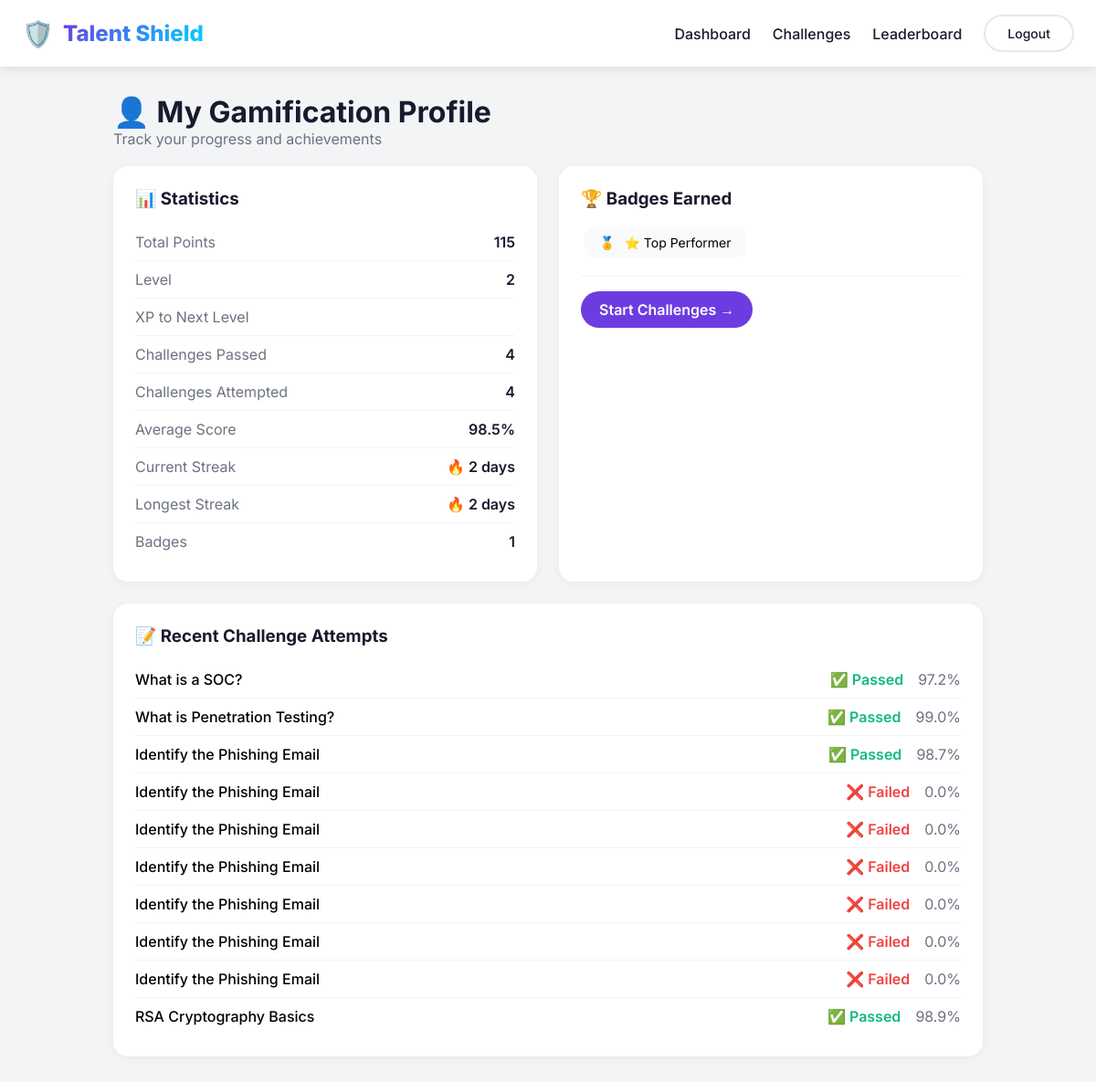
/gamification/profile/ (signed in), run on the app's committed database.
### gamification/models.py (models this page shows, shortened)
class GamificationProfile(models.Model):
    candidate = models.OneToOneField(
        settings.AUTH_USER_MODEL,
        on_delete=models.CASCADE,
        related_name='gamification_profile'
    )
    total_points = models.IntegerField(default=0)
    level = models.IntegerField(default=1)
    experience_points = models.IntegerField(default=0)
    challenges_attempted = models.IntegerField(default=0)
    challenges_passed = models.IntegerField(default=0)
    challenges_failed = models.IntegerField(default=0)
    average_score = models.FloatField(default=0.0)
    current_streak_days = models.IntegerField(default=0)
    longest_streak_days = models.IntegerField(default=0)
    last_activity = models.DateTimeField(null=True, blank=True)
    badges = models.JSONField(default=list)
    badges_count = models.IntegerField(default=0)
    cv_boost_percentage = models.IntegerField(default=0)  # 0-50%
    created_at = models.DateTimeField(auto_now_add=True)
    updated_at = models.DateTimeField(auto_now=True)
    def update_cv_boost(self):
        passed = self.challenges_passed
        if passed >= 20:
            self.cv_boost_percentage = 50
        elif passed >= 15:
            self.cv_boost_percentage = 40
        elif passed >= 10:
            self.cv_boost_percentage = 30
        elif passed >= 5:
            self.cv_boost_percentage = 20
        elif passed >= 3:
            self.cv_boost_percentage = 10
        else:
            self.cv_boost_percentage = 0
        return self.cv_boost_percentage
    class Meta:
        ordering = ['-total_points']

class ChallengeAttempt(models.Model):
    STATUS_CHOICES = (
        ('pending', 'Pending Review'),
        ('passed', 'Passed'),
        ('failed', 'Failed'),
    )
    candidate = models.ForeignKey(
        settings.AUTH_USER_MODEL,
        on_delete=models.CASCADE,
        related_name='challenge_attempts'
    )
    challenge = models.ForeignKey(
        Challenge,
        on_delete=models.CASCADE,
        related_name='attempts'
    )
    submitted_answer = models.TextField()
    is_correct = models.BooleanField(default=False)
    score = models.FloatField(default=0.0)
    time_taken_seconds = models.IntegerField(default=0)
    attempts_count = models.IntegerField(default=1)
    status = models.CharField(max_length=20, choices=STATUS_CHOICES, default='pending')
    started_at = models.DateTimeField(auto_now_add=True)
    completed_at = models.DateTimeField(null=True, blank=True)
    class Meta:
        ordering = ['-completed_at']

class Challenge(models.Model):
    DIFFICULTY_LEVELS = (
        ('beginner', 'Beginner'),
        ('intermediate', 'Intermediate'),
        ('advanced', 'Advanced'),
        ('expert', 'Expert'),
    )
    CATEGORIES = (
        ('network_security', 'Network Security'),
        ('web_security', 'Web Security'),
        ('cryptography', 'Cryptography'),
        ('incident_response', 'Incident Response'),
        ('threat_analysis', 'Threat Analysis'),
        ('ethical_hacking', 'Ethical Hacking'),
        ('forensics', 'Digital Forensics'),
        ('compliance', 'Compliance & Risk'),
    )
    title = models.CharField(max_length=200)
    description = models.TextField()
    category = models.CharField(max_length=50, choices=CATEGORIES)
    difficulty = models.CharField(max_length=20, choices=DIFFICULTY_LEVELS)
    question = models.TextField()
    scenario = models.TextField(blank=True)
    options = models.JSONField(default=list, blank=True)
    correct_answer = models.TextField()
    answer_type = models.CharField(max_length=20, default='text')
    hints = models.JSONField(default=list, blank=True)
    points = models.IntegerField(default=10)
    time_limit_seconds = models.IntegerField(default=300)
    created_at = models.DateTimeField(auto_now_add=True)
    updated_at = models.DateTimeField(auto_now=True)
    is_active = models.BooleanField(default=True)
    class Meta:
        ordering = ['difficulty', 'category']

### gamification/views.py (the view)
# urls.py: path('gamification/profile/', views.my_profile, name='gamification_profile'),
@login_required
def my_profile(request):
    if request.user.user_type != 'candidate':
        messages.info(request, 'Gamification profile is for candidates only.')
        return redirect('dashboard')
    profile, _ = GamificationProfile.objects.get_or_create(candidate=request.user)
    profile.update_cv_boost()
    profile.save()
    recent_achievements = UserAchievement.objects.filter(
        candidate=request.user
    ).select_related('achievement').order_by('-earned_at')[:5]
    recent_attempts = ChallengeAttempt.objects.filter(
        candidate=request.user
    ).select_related('challenge').order_by('-completed_at')[:10]
    return render(request, 'gamification/profile.html', {
        'profile': profile,
        'recent_achievements': recent_achievements,
        'recent_attempts': recent_attempts
    })

### templates/gamification/profile.html (shortened to what this page needs)
<!DOCTYPE html>
<html lang="en">
<head>
    {% load static %}
</head>
<body>
    <nav class="navbar">
        <div class="container" style="max-width:1200px;">
            <div class="nav-brand">
                <span class="logo">🛡️</span>
                <span class="brand-name">Talent Shield</span>
            </div>
            <div class="nav-links">
                <a href="/dashboard/">Dashboard</a>
                <a href="/challenges/">Challenges</a>
                <a href="/leaderboard/">Leaderboard</a>
                <a href="{% url 'logout' %}" class="btn-outline">Logout</a>
            </div>
        </div>
    </nav>
    <div class="container">
        <div class="page-header">
            <h1>👤 My Gamification Profile</h1>
            <p>Track your progress and achievements</p>
        </div>
        <div class="profile-grid">
            <div class="card">
                <h3>📊 Statistics</h3>
                <div class="stat-row">
                    <span class="label">Total Points</span>
                    <span class="value">{{ profile.total_points }}</span>
                </div>
                <div class="stat-row">
                    <span class="label">Level</span>
                    <span class="value">{{ profile.level }}</span>
                </div>
                <div class="stat-row">
                    <span class="label">XP to Next Level</span>
                </div>
                <div class="stat-row">
                    <span class="label">Challenges Passed</span>
                    <span class="value">{{ profile.challenges_passed }}</span>
                </div>
                <div class="stat-row">
                    <span class="label">Challenges Attempted</span>
                    <span class="value">{{ profile.challenges_attempted }}</span>
                </div>
                <div class="stat-row">
                    <span class="label">Average Score</span>
                    <span class="value">{{ profile.average_score|floatformat:1 }}%</span>
                </div>
                <div class="stat-row">
                    <span class="label">Current Streak</span>
                    <span class="value">🔥 {{ profile.current_streak_days }} days</span>
                </div>
                <div class="stat-row">
                    <span class="label">Longest Streak</span>
                    <span class="value">🔥 {{ profile.longest_streak_days }} days</span>
                </div>
                <div class="stat-row">
                    <span class="label">Badges</span>
                    <span class="value">{{ profile.badges_count }}</span>
                </div>
            </div>
            <div class="card">
                <h3>🏆 Badges Earned</h3>
                {% if profile.badges %}
                    {% for badge in profile.badges %}
                        <span class="badge-item"><span class="icon">🏅</span> {{ badge }}</span>
                    {% endfor %}
                {% else %}
                    <div class="no-data">No badges yet. Complete challenges to earn badges!</div>
                {% endif %}
                <div style="margin-top:16px; padding-top:16px; border-top:1px solid #F3F4F6;">
                    <a href="/challenges/" class="btn" style="display:inline-block; padding:10px 20px; background:#6C3CE1; color:white; border-radius:50px; text-decoration:none; font-weight:600;">Start Challenges →</a>
                </div>
            </div>
            <div class="card" style="grid-column: 1 / -1;">
                <h3>📝 Recent Challenge Attempts</h3>
                {% if recent_attempts %}
                    {% for attempt in recent_attempts %}
                        <div class="attempt-item">
                            <span class="title">{{ attempt.challenge.title }}</span>
                            <div>
                                <span class="{% if attempt.is_correct %}status-passed{% else %}status-failed{% endif %}">
                                    {% if attempt.is_correct %}✅ Passed{% else %}❌ Failed{% endif %}
                                </span>
                                <span style="color:#6B7280; margin-left:12px;">{{ attempt.score }}%</span>
                            </div>
                        </div>
                    {% endfor %}
                {% else %}
                    <div class="no-data">No attempts yet. Start a challenge!</div>
                {% endif %}
            </div>
        </div>
    </div>
</body>
</html>

### templates/gamification/profile.html (style rules this page uses)
* { margin: 0; padding: 0; box-sizing: border-box; }
body { font-family: 'Inter', sans-serif; background: #F3F4F6; }
.navbar { background: white; padding: 16px 0; box-shadow: 0 2px 10px rgba(0,0,0,0.1); }
.container { max-width: 1000px; margin: 0 auto; padding: 0 24px; }
.navbar .container { max-width: 1200px; display: flex; justify-content: space-between; align-items: center; }
.nav-brand { display: flex; align-items: center; gap: 10px; font-size: 24px; font-weight: 800; }
.nav-brand .logo { font-size: 28px; }
.nav-brand .brand-name { background: linear-gradient(135deg, #6C3CE1, #00D4FF); -webkit-background-clip: text; -webkit-text-fill-color: transparent; }
.nav-links { display: flex; align-items: center; gap: 24px; }
.nav-links a { text-decoration: none; color: #1A1A2E; font-weight: 500; }
.btn-outline { background: transparent; color: #1A1A2E; border: 2px solid #E5E7EB; padding: 10px 24px; border-radius: 50px; font-weight: 600; font-size: 14px; text-decoration: none; }
.page-header { padding: 30px 0 20px; }
.page-header h1 { font-size: 32px; color: #1A1A2E; }
.page-header p { color: #6B7280; }
.profile-grid { display: grid; grid-template-columns: 1fr 1fr; gap: 24px; padding-bottom: 40px; }
.card { background: white; padding: 24px; border-radius: 16px; box-shadow: 0 2px 10px rgba(0,0,0,0.05); }
.card h3 { margin-bottom: 16px; color: #1A1A2E; }
.stat-row { display: flex; justify-content: space-between; padding: 10px 0; border-bottom: 1px solid #F3F4F6; }
.stat-row:last-child { border-bottom: none; }
.stat-row .label { color: #6B7280; }
.stat-row .value { font-weight: 600; color: #1A1A2E; }
.badge-item { display: inline-block; padding: 8px 16px; background: #F9FAFB; border-radius: 10px; margin: 4px; font-size: 14px; }
.badge-item .icon { margin-right: 6px; }
.attempt-item { padding: 10px 0; border-bottom: 1px solid #F3F4F6; display: flex; justify-content: space-between; align-items: center; }
.attempt-item:last-child { border-bottom: none; }
.attempt-item .title { font-weight: 500; }
.attempt-item .status-passed { color: #10B981; font-weight: 600; }
.attempt-item .status-failed { color: #EF4444; font-weight: 600; }

### data on the page
GamificationProfile: total_points "115", level "2", challenges_passed "4", challenges_attempted "4", average_score "98.5", current_streak_days "2", longest_streak_days "2", badges_count "1"
ChallengeAttempt: challenge "What is a SOC?", is_correct "✅ Passed", score "97.2"
ChallengeAttempt: challenge "What is Penetration Testing?", is_correct "✅ Passed", score "99.0"
ChallengeAttempt: challenge "Identify the Phishing Email", is_correct "✅ Passed", score "98.7"
ChallengeAttempt: challenge "Identify the Phishing Email", is_correct "❌ Failed", score "0.0"
ChallengeAttempt: challenge "Identify the Phishing Email", is_correct "❌ Failed", score "0.0"
ChallengeAttempt: challenge "Identify the Phishing Email", is_correct "❌ Failed", score "0.0"
ChallengeAttempt: challenge "Identify the Phishing Email", is_correct "❌ Failed", score "0.0"
ChallengeAttempt: challenge "Identify the Phishing Email", is_correct "❌ Failed", score "0.0"
ChallengeAttempt: challenge "Identify the Phishing Email", is_correct "❌ Failed", score "0.0"
ChallengeAttempt: challenge "RSA Cryptography Basics", is_correct "✅ Passed", score "98.9"

### other printed values
{{ badge }} "⭐ Top Performer"
